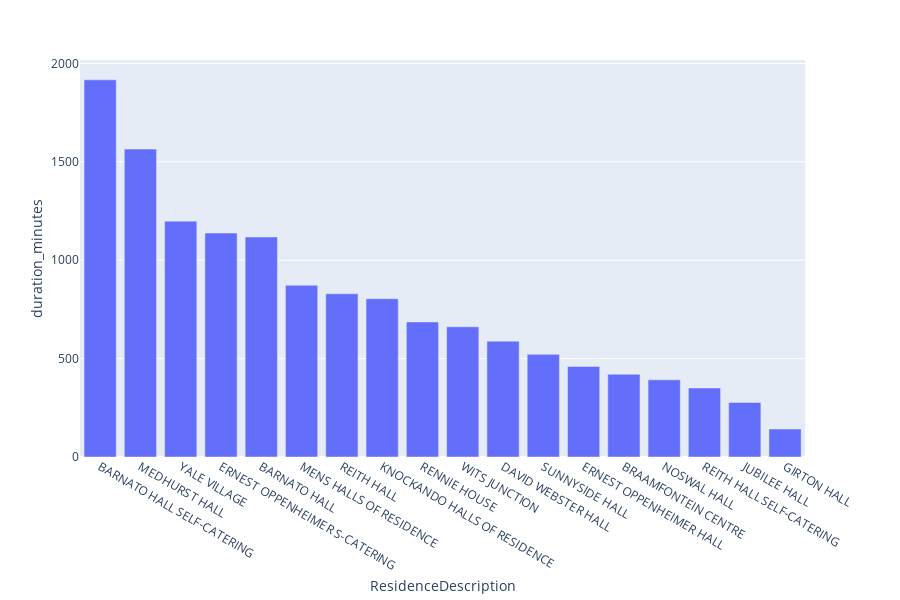

Write notebook code for a chart like this one.
### Code cell
fig = px.bar(tmp, x = 'ResidenceDescription', y = 'duration_minutes')
fig.show()

### Figure 1 — Plotly figure (JSON) as saved in the notebook; plotly's stock layout.template omitted (floating-point values rounded to 4 significant figures)
{"data": [{"alignmentgroup": "True", "hoverlabel": {"namelength": 0}, "hovertemplate": "ResidenceDescription=%{x}<br>duration_minutes=%{y}", "legendgroup": "", "marker": {"color": "#636efa"}, "name": "", "offsetgroup": "", "orientation": "v", "showlegend": false, "textposition": "auto", "type": "bar", "x": ["BARNATO HALL SELF-CATERING", "MEDHURST HALL", "YALE VILLAGE", "ERNEST OPPENHEIMER S-CATERING", "BARNATO HALL", "MENS HALLS OF RESIDENCE", "REITH HALL", "KNOCKANDO HALLS OF RESIDENCE", "RENNIE HOUSE", "WITS JUNCTION", "DAVID WEBSTER HALL", "SUNNYSIDE HALL", "ERNEST OPPENHEIMER HALL", "BRAAMFONTEIN CENTRE", "NOSWAL HALL", "REITH HALL SELF-CATERING", "JUBILEE HALL", "GIRTON HALL"], "xaxis": "x", "y": [1916.0, 1564.0, 1198.0, 1138.0, 1118.0, 872.7, 829.5, 804.3, 686.2, 661.5, 588.7, 521.6, 460.4, 420.5, 392.3, 350.6, 276.6, 142.5], "yaxis": "y"}], "layout": {"barmode": "relative", "height": 600, "legend": {"tracegroupgap": 0}, "margin": {"t": 60}, "xaxis": {"anchor": "y", "domain": [0, 0.98], "title": {"text": "ResidenceDescription"}}, "yaxis": {"anchor": "x", "domain": [0, 1], "title": {"text": "duration_minutes"}}}}
